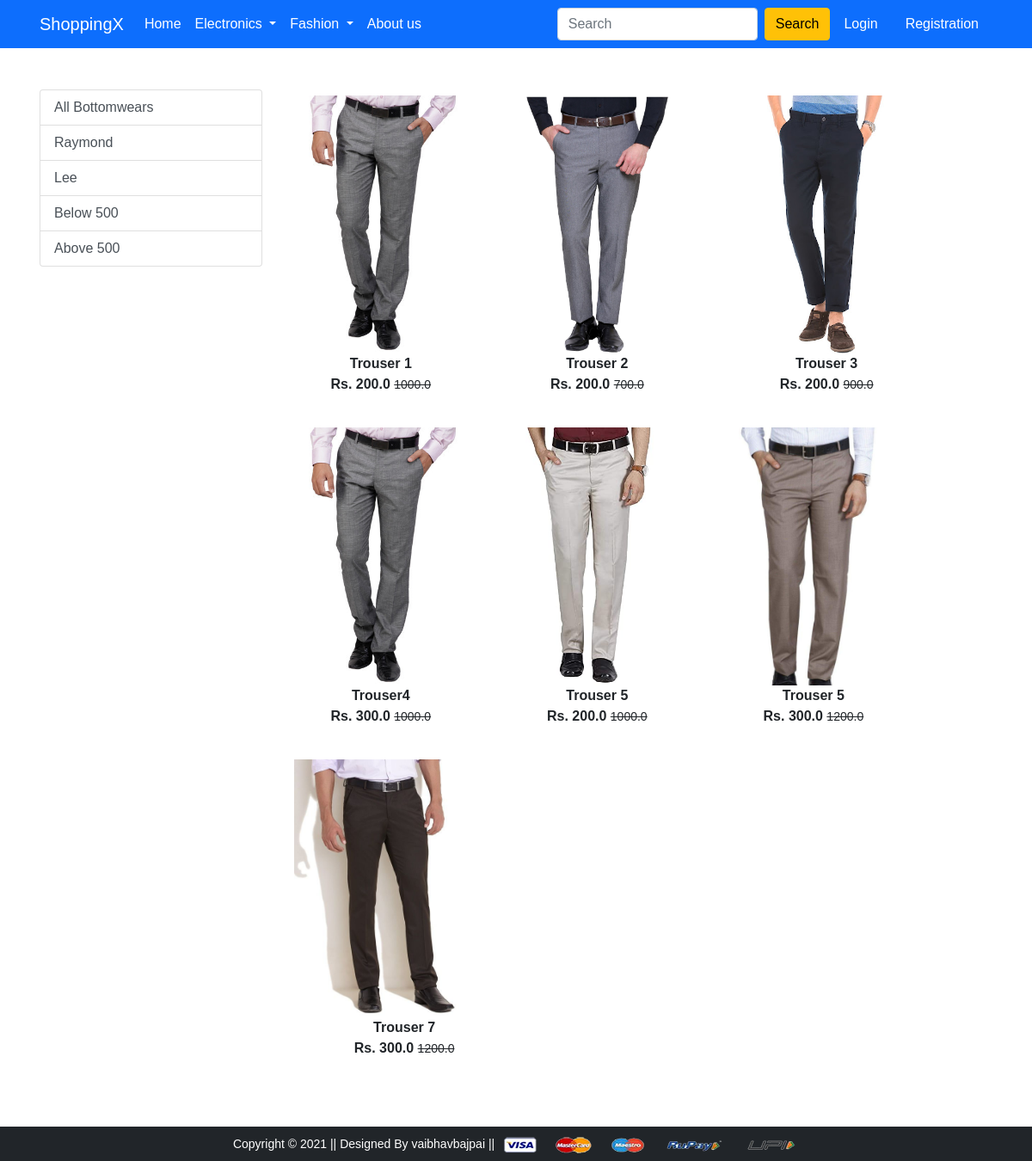
The app's page /bottomwear/ with its own data.
### app/models.py (models this page shows, shortened)
class Product(models.Model):
    title = models.CharField(max_length=100)
    selling_price = models.FloatField()
    discounted_price = models.FloatField()
    description = models.TextField()
    brand = models.CharField(max_length=200)
    category = models.CharField(choices=CATEGORY_CHOICES,max_length=2)
    product_image = models.ImageField(upload_to='productimg')

### app/views.py (the view)
# urls.py: path('bottomwear/', views.bottomwear, name='bottomwear'),
def bottomwear(request,data=None):
 if data == None:
  bottomwears = Product.objects.filter(category='BW')
 elif data == 'Raymond' or data == 'Lee':
  bottomwears = Product.objects.filter(category='BW').filter(brand=data)
 elif data == 'below':
  bottomwears = Product.objects.filter(category='BW').filter(selling_price__lt=500)
 elif data == 'above':
  bottomwears = Product.objects.filter(category='BW').filter(selling_price__gt=500)
 return render(request, 'app/bottomwear.html', {'bottomwears': bottomwears})

### app/templates/app/bottomwear.html (shortened to what this page needs)
{% extends 'app/base.html' %}
{% load static %}
{% block main-content %}
<div class="container my-5">
 <div class="row">
  <div class="col-sm-3">
      <div class="list-group">
          <a href="{% url 'bottomwear' %}" class="list-group-item list-group-item-action" aria-current="true">All Bottomwears</a>
          <a href="{% url 'bottomweardata' 'Raymond' %}" class="list-group-item list-group-item-action" aria-current="false">Raymond</a>
          <a href="{% url 'bottomweardata' 'Lee' %}" class="list-group-item list-group-item-action" aria-current="true">Lee</a>
          <a href="{% url 'bottomweardata' 'below' %}" class="list-group-item list-group-item-action" aria-current="true">Below 500</a>
          <a href="{% url 'bottomweardata' 'above' %}" class="list-group-item list-group-item-action" aria-current="true">Above 500</a>
      </div>
  </div>
  <div class="col-sm-8">
      <div class="row">
          {% for product in bottomwears %}
            <div class="col-sm-4 text-center mb-4">
                <a href="{% url 'product-detail' product.id %}" class="btn">
                    <div class="item">
                        <img src="{{ product.product_image.url }}" alt="" height="300" class="">
                        <div class="fw-bold">{{ product.title }}</div>
                        <div class="fw-bold">Rs. {{ product.discounted_price }}
                        <small class="fw-light text-decoration-line-through">{{ product.selling_price }}</small>
                        </div>
                    </div>
                </a>
            </div>
          {% endfor %}
      </div>
  </div>
 </div>
</div>
{% endblock main-content %}

### app/static/app/css/style.css (style rules this page uses)
body { font-family: Arial, Helvetica, sans-serif; margin: 0; }
html { box-sizing: border-box; }
*, *:before, *:after { box-sizing: inherit; }
.container { padding: 0 16px; }
.container::after, .row::after { content: ""; clear: both; display: table; }

### records on screen
Product: product_image (picture), title "Trouser 1", discounted_price "200.0", selling_price "1000.0"
Product: product_image (picture), title "Trouser 2", discounted_price "200.0", selling_price "700.0"
Product: product_image (picture), title "Trouser 3", discounted_price "200.0", selling_price "900.0"
Product: product_image (picture), title "Trouser4", discounted_price "300.0", selling_price "1000.0"
Product: product_image (picture), title "Trouser 5", discounted_price "200.0", selling_price "1000.0"
Product: product_image (picture), title "Trouser 5", discounted_price "300.0", selling_price "1200.0"
Product: product_image (picture), title "Trouser 7", discounted_price "300.0", selling_price "1200.0"
